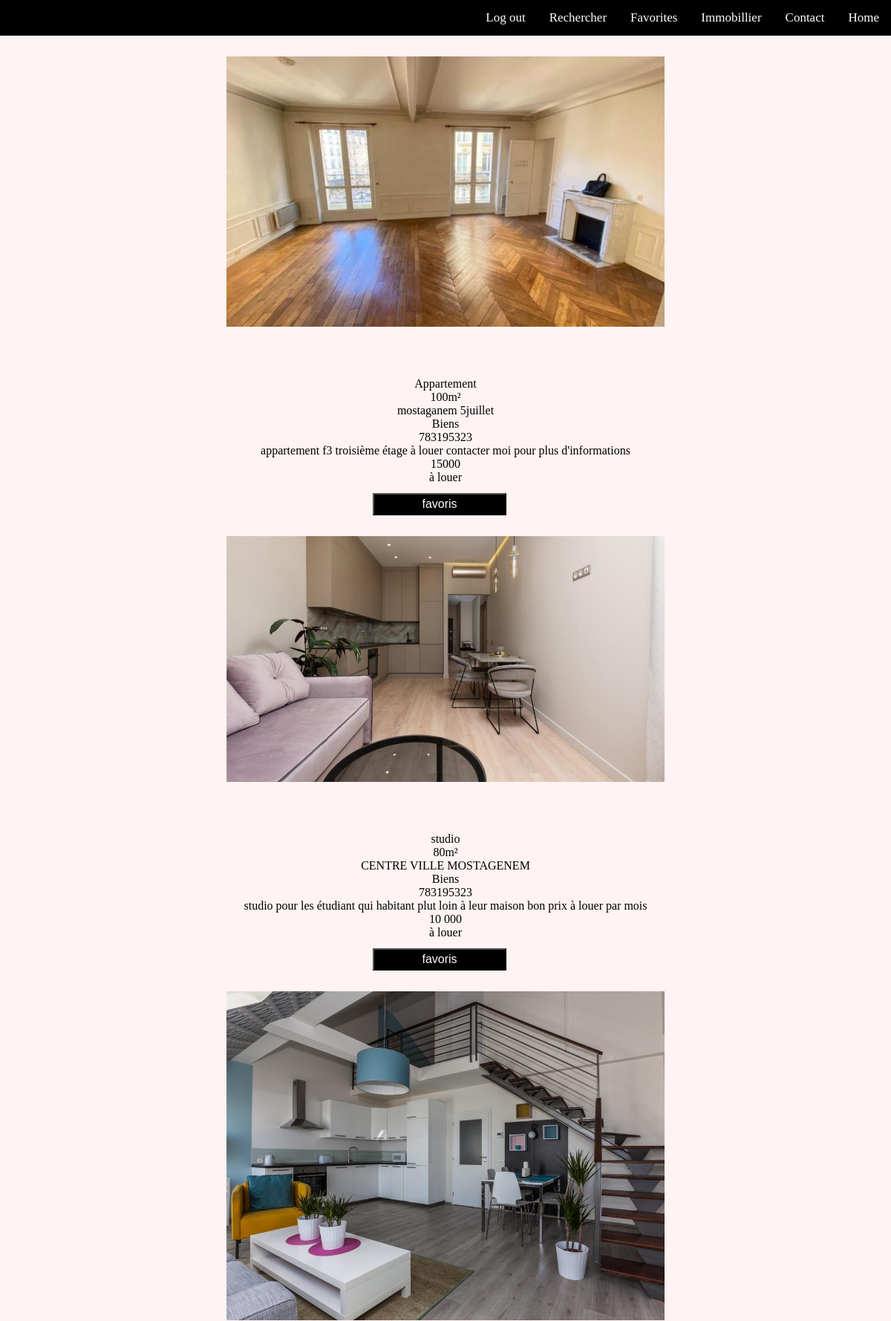
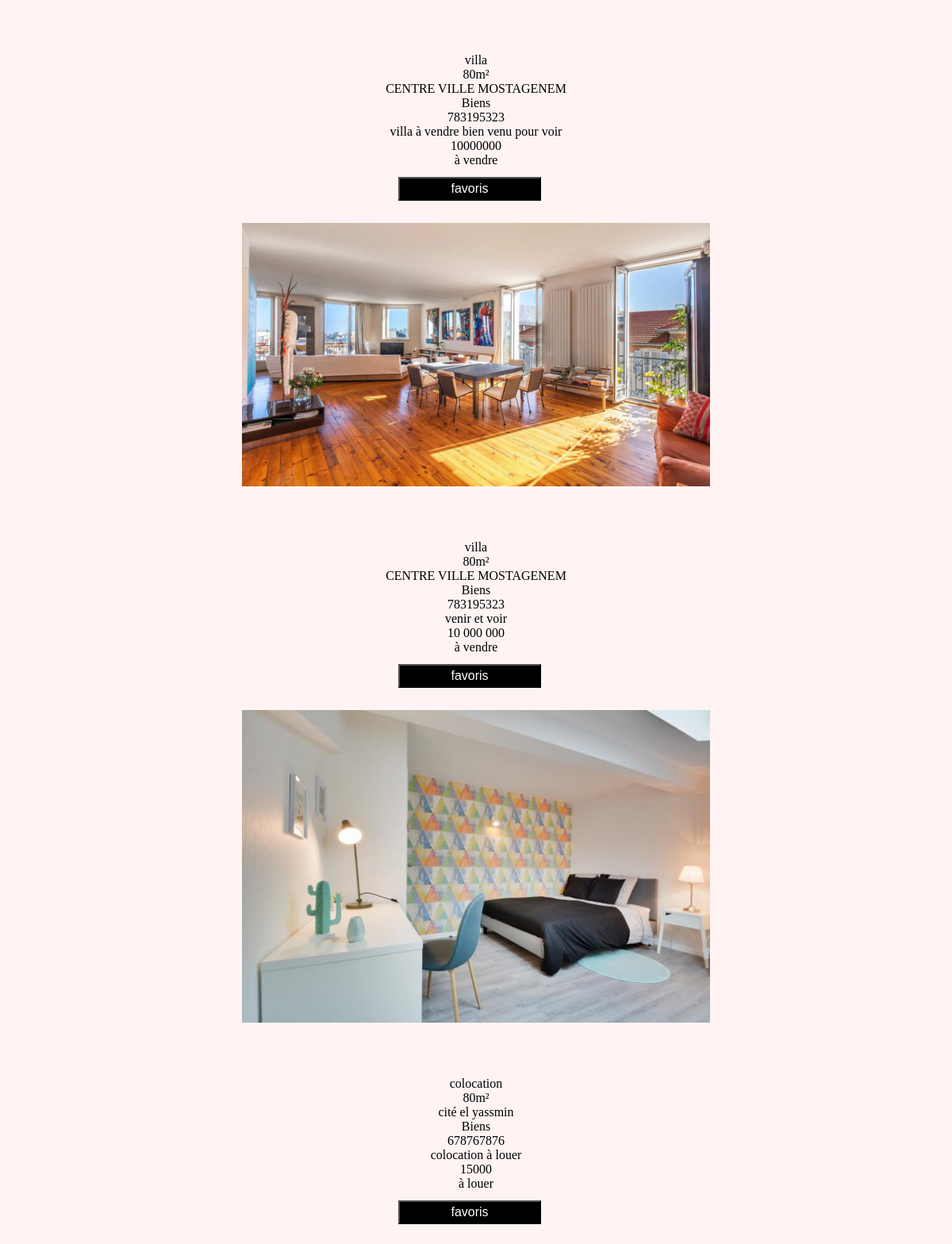
/consulter.php (upper part), run on the app's committed database (2 pictures, top to bottom).
### tables this page shows
CREATE TABLE `immobilier2` (
  `id` int(11) NOT NULL,
  `file_name` varchar(100) NOT NULL,
  `uploaded_on` datetime NOT NULL DEFAULT current_timestamp(),
  `status` enum('1','0') NOT NULL DEFAULT '1',
  `type` tinytext NOT NULL,
  `lieu` varchar(100) NOT NULL,
  `surface` varchar(100) NOT NULL,
  `etat` varchar(100) NOT NULL,
  `tel` int(100) NOT NULL,
  `prix` varchar(100) NOT NULL,
  `commentaire` text NOT NULL,
  `transaction` text NOT NULL,
  `user` varchar(255) NOT NULL
);

### consulter.php (the view, shortened to what this page needs)
<?php
	include("config.php");
	$articles = $db->query('SELECT * FROM `immobilier2` ORDER BY `id` ASC ');
	?>
<!DOCTYPE html>
<html>
<head>
	<link rel="stylesheet" href="style2.css" type="text/css" >
</head>
<body>
<nav>
              <a class="active "href="monSite1.html" >Home</a>
              <a href="contactUs.php" >Contact</a>
              <a href="consulter.php" >Immobillier</a>
              <a href="favoris.php?id=<?= $_SESSION['id'];?>">Favorites</a>
               <a href="recherche1.php" >Rechercher</a>
              <a href="lgout.php?déconnecter=true" onclick="return verifjs();" >Log out</a>
        </nav>
	<?php while ($a = $articles->fetch_assoc()) { ?>
             <br/>
             <center><div class="pub ">
             	<img src="<?php echo $a['file_name'] ?>" width="50%" height="50%"></div><br><br><br>
                	<?= $a['type'] ?><br>
                	<?= $a['surface'] ?> <br>
               	<?= $a['lieu'] ?> <br>
                	<?= $a['etat'] ?> <br>
                	<?= $a['tel'] ?> <br>
            		<?= $a['commentaire'] ?> <br>
                	<?= $a['prix'] ?> <br>
                	<?= $a['transaction']?><br><br>
           	  <a href="insertFavoris.php?id=<?php echo $a['id']; ?>"  ><button >favoris</button></a>
           </div> </center>
              <?php }?>
</body>
</html>

### Style2.css (style rules this page uses)
html { position: relative; height: auto; }
body { margin: 0; padding: 0; position: relative; margin: 0; padding-bottom: 9rem; min-height: 100%; }
nav { overflow: hidden; background-color:#000000 ; }
nav a { float: right; color: white; text-align: center; padding: 14px 16px; text-decoration: none; font-size: 17px; }

### consulter.php (style rules this page uses)
html { background-color: #FFF3F3; }
.pub { float:center; padding: 10px; text-align: center; }
button { width: 15%; float: center; margin-right: 1em; margin-left: auto; margin-top: -1em; height: 30px; font-size: 1em; color: #fefefe; background: #000; }

### data on the page
immobilier2: file_name (picture), type "Appartement", surface "100m²", lieu "mostaganem 5juillet", etat "Biens", tel "783195323", commentaire "appartement f3 troisième étage à louer contacter moi pour plus d'informations", prix "15000", transaction "à louer"
immobilier2: file_name (picture), type "studio", surface "80m²", lieu "CENTRE VILLE MOSTAGENEM", etat "Biens", tel "783195323", commentaire "studio pour les étudiant qui habitant plut loin à leur maison bon prix à louer par mois", prix "10 000", transaction "à louer"
immobilier2: file_name (picture), type "villa", surface "80m²", lieu "CENTRE VILLE MOSTAGENEM", etat "Biens", tel "783195323", commentaire "villa à vendre bien venu pour voir", prix "10000000", transaction "à vendre"
immobilier2: file_name (picture), type "villa", surface "80m²", lieu "CENTRE VILLE MOSTAGENEM", etat "Biens", tel "783195323", commentaire "venir et voir", prix "10 000 000", transaction "à vendre"
immobilier2: file_name (picture), type "colocation", surface "80m²", lieu "cité el yassmin", etat "Biens", tel "678767876", commentaire "colocation à louer", prix "15000", transaction "à louer"
